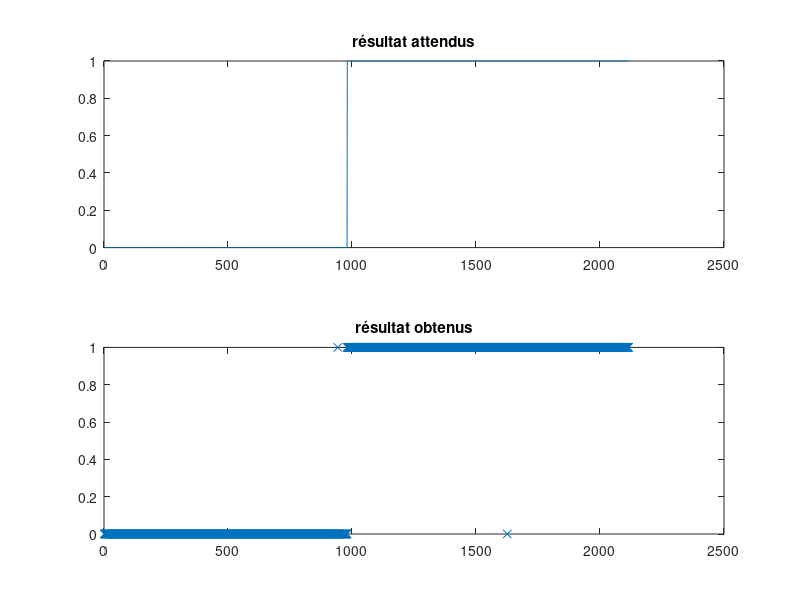

Here is the MATLAB script that generated this plot:
%%
%load et mise en forme de data_train

data0 = load('./Data/DigitTrain_0.mat');
imgs0 = data0.imgs;
labels0 = data0.labels;

data1 = load('./Data/DigitTrain_1.mat');
imgs1 = data1.imgs;
labels1 = data1.labels;

labels0(:,:) = 0; 
labels1(:,:) = 1;

I = 20*20;

x0 = zeros(I,length(labels0));
for i = 1:length(labels0)
    x0(:,i) = reshape(imgs0(:,:,i), I, 1);
end

x1 = zeros(I,length(labels1));
for j = 1:length(labels1)
    x1(:,j) = reshape(imgs1(:,:,j), I, 1);
end

labels = [labels0; labels1]';
x = ones(401, length(x0(1,:)) + length(x1(1,:)));
x(2:401,:) = [x0 x1];

disp('Load dataTrain OK');

%%
%trouver les poids a l'aide de la fonction de retro propagation des erreurs
%et de la methode du gradient

N = length(labels0) + length(labels1);
rho = 10e-1;
nbit = 500;
f =[0.5];
w = zeros(I+1,1); %valeurs initiales egales a zeros

for k = 2:nbit
    
    %Calcul gradient
    z = x'*w(:,k-1);
    y = 1 ./ (1+exp(-z));
    gradF = (1/N) *  ((y - labels') .* (y - y.*y))' * x' ;
    
    %màj des paramètres
    w(:,k) = w(:,k-1) - rho * gradF';
    
    %Calcul de la fonction de cout
    z = x'*w(:,k);
    y = 1 ./ (1+exp(-z));
    f(k) = 1/(2*N) * sum((y - labels').*(y - labels')); 
    
    if f(k) <= f(k-1)
        rho = 2*rho;
    else
        rho = rho/2;
        f(k) = f(k-1);
        w(:,k) = w(:,k-1);
    end
 
end

disp('Calcul des poids OK')

%%
%load et mise en forme de data_test
dataTest0 = load('./Data/DigitTest_0.mat');
imgsTest0 = dataTest0.imgs;
labelsTest0 = dataTest0.labels;

dataTest1 = load('./Data/DigitTest_1.mat');
imgsTest1 = dataTest1.imgs;
labelsTest1 = dataTest1.labels;

labelsTest0(:,:) = 0; 
labelsTest1(:,:) = 1;


xTest0 = zeros(I,length(labelsTest0));
for i = 1:length(labelsTest0)
    xTest0(:,i) = reshape(imgsTest0(:,:,i), I, 1);
end

xTest1 = zeros(I,length(labelsTest1));
for j = 1:length(labelsTest1)
    xTest1(:,j) = reshape(imgsTest1(:,:,j), I, 1);
end

labelsTest = [labelsTest0; labelsTest1]';

xTest = ones(401, length(xTest0(1,:)) + length(xTest1(1,:)));
xTest(2:401,:) = [xTest0 xTest1];

disp('Load dataTEst OK');

%%
%Test

NTest = length(labelsTest);
yTest = zeros(1,NTest);

for i = 1:NTest
    STest = xTest(:,i)'*w(:,end);
    yTest(1,i) = 1/(1+exp(-STest));
    if yTest(1,i) >= 1/2
        yTest(1,i) = 1;
    else
        yTest(1,i) = 0;
    end
end

it = 0;
for k = 1:NTest
    if yTest(1,k) == labelsTest(k)
        it = it+1 ;
    end
end

subplot(2,1,1), plot(labelsTest), title('résultat attendus');  
subplot(2,1,2), plot(yTest, 'x'), title('résultat obtenus');  

disp(it/NTest);

%%
%matrice de confusion

NTest = length(labelsTest);
yTest = zeros(1,NTest);

for i = 1:NTest
    STest = xTest(:,i)'*w(:,end);
    yTest(1,i) = 1/(1+exp(-STest));
    if yTest(1,i) >= 1/2
        yTest(1,i) = 1;
    else
        yTest(1,i) = 0;
    end
end


mat_confusion = zeros(2,2);

for k = 1:length(labelsTest0(:,1))
    if yTest(1,k) == labelsTest(k)
        mat_confusion(1,1) = mat_confusion(1,1) + 1;
    else
        mat_confusion(2,1) = mat_confusion(2,1) + 1;
    end
end

for k = length(labelsTest0(:,1))+1 : length(labelsTest1(:,1)) + length(labelsTest0(:,1))
    if yTest(1,k) == labelsTest(k)
        mat_confusion(2,2) = mat_confusion(2,2) + 1;
    else
        mat_confusion(1,2) = mat_confusion(1,2) + 1;
    end
end

disp(mat_confusion);


